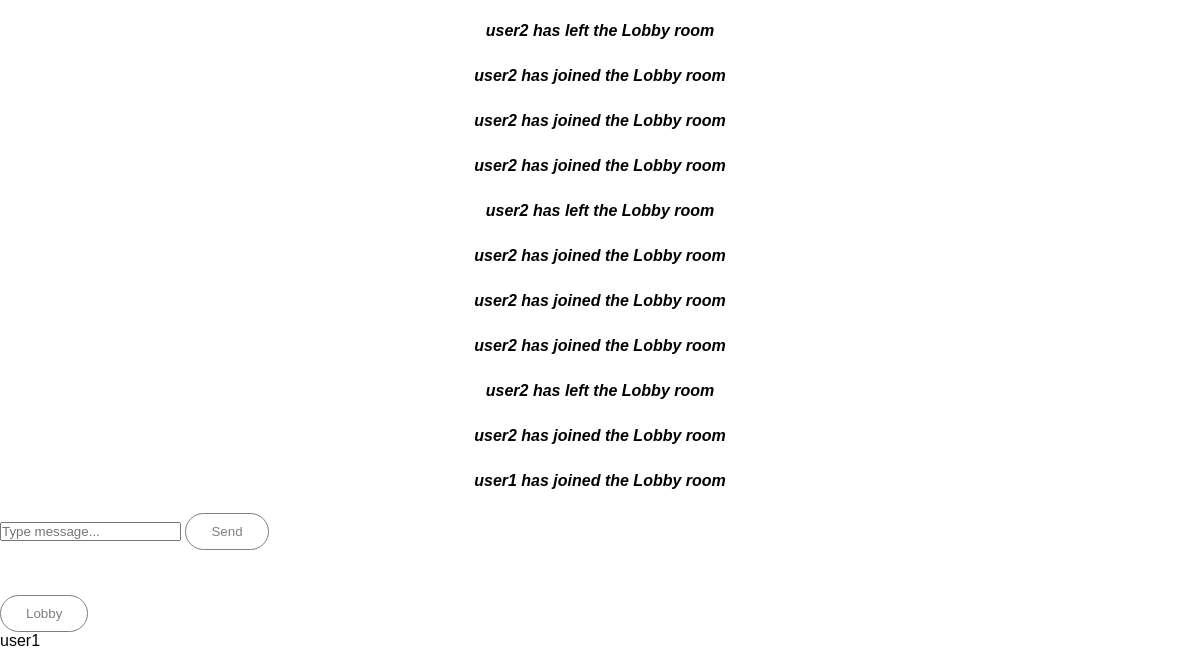
Page /chat (signed in, lower part) on the earlier database version.
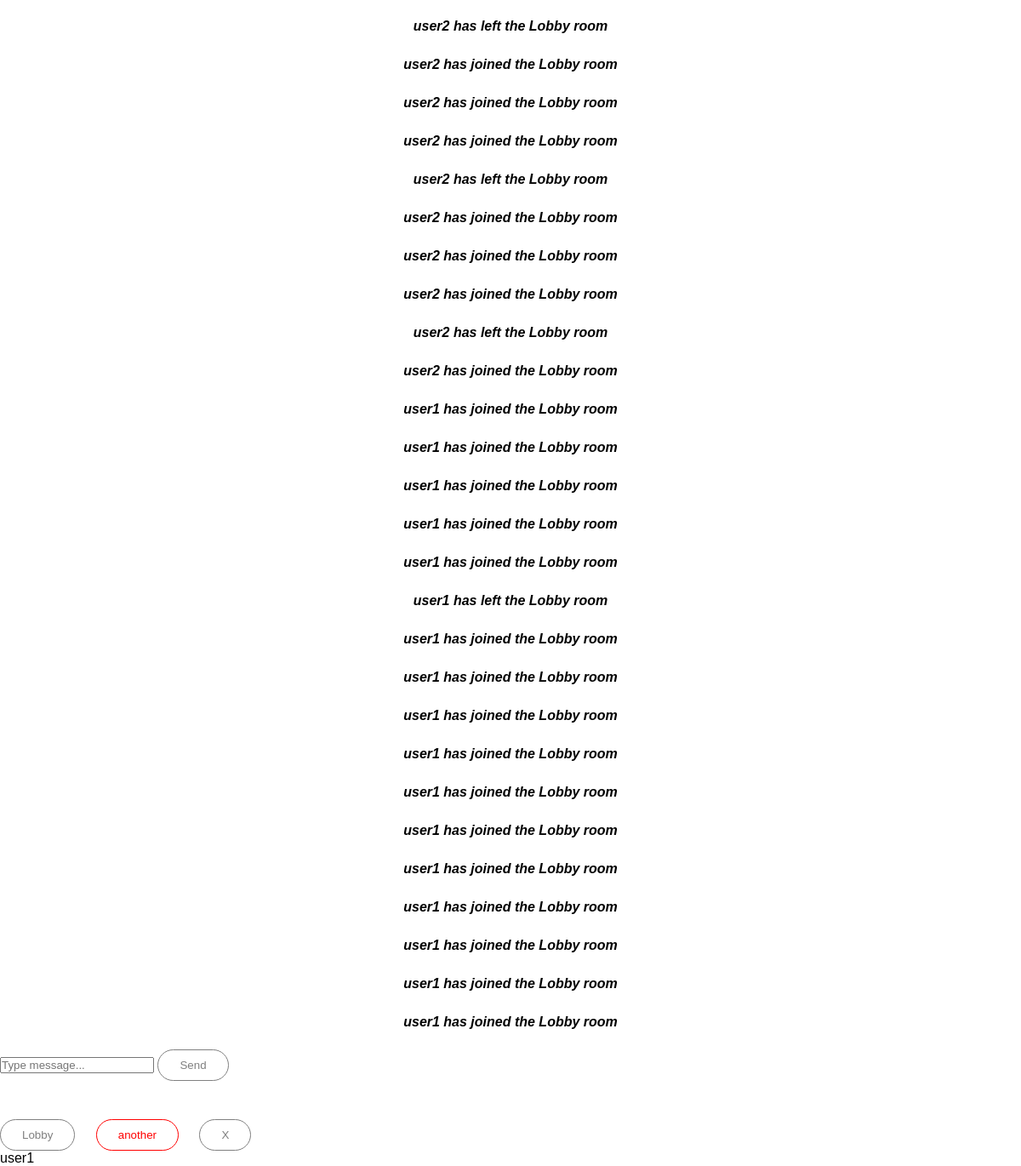
Same page on the later database version.
### app/models.py (models this page shows)
class Message(db.Model):
    __tablename__ = "message"
    id = db.Column(db.Integer, primary_key=True)
    room_id = db.Column(db.Integer, db.ForeignKey('room.id'))
    author = db.Column(db.String(80), db.ForeignKey('user.username'))
    content = db.Column(db.String(500))
    receivers = db.relationship('User', secondary=message_receivers, backref=db.backref('messages', lazy='dynamic'))
    is_system_message = db.Column(db.Boolean, default=False)

class Room(db.Model):
    __tablename__ = "room"
    id = db.Column(db.Integer, primary_key=True)
    room_name = db.Column(db.String(100))
    owner = db.Column(db.String(80), db.ForeignKey('user.username'))
    messages = db.relationship('Message')

class User(db.Model, UserMixin):
    __tablename__ = "user"
    id = db.Column(db.Integer, primary_key=True)
    username = db.Column(db.String(80))
    email = db.Column(db.String(100))
    password = db.Column(db.String(200))
    authored_messages = db.relationship('Message')
    owned_rooms = db.relationship('Room')
    rooms = db.relationship('Room', secondary=room_members, backref=db.backref('members', lazy='dynamic'))

### app/views.py (the view)
@views.route("/chat", methods=["GET", "POST"])
def chat():
    lobby_room = Room.query.filter_by(room_name="Lobby").first()
    if not lobby_room:
        lobby_room = Room(room_name="Lobby")
        db.session.add(lobby_room)
        for user in User.query.all():
            lobby_room.members.append(user)
        db.session.commit()
    elif current_user not in lobby_room.members:
        lobby_room.members.append(current_user)
        db.session.commit()
    elif len(lobby_room.messages) >= 100:
        db.session.delete(lobby_room.messages[0])
        db.session.commit()
    return render_template("chat.html", user=current_user, rooms=current_user.rooms, current_room=Room.query.filter_by(room_name=session["current_room"]).first())

### app/__init__.py (called while the page is built)
def create_app():
    app.config["SECRET_KEY"] = "secret!"
    app.config["SESSION_TYPE"] = "filesystem"
    app.config["SQLALCHEMY_DATABASE_URI"] = f"sqlite:///{DB_NAME}"
    login_manager = LoginManager()
    login_manager.init_app(app)
    Session(app)
    @login_manager.user_loader
    def load_user(id):
        return User.query.get(int(id))
    db.init_app(app)
    from .application import socketio
    from .views import views
    from .auth import auth
    app.register_blueprint(views, url_prefix="/")
    app.register_blueprint(auth, url_prefix="/")
    create_database(app)
    return socketio, app

### app/templates/chat.html (shortened to what this page needs)
{% extends "base.html" %} {% block title %} Chat {% endblock %}
{% from 'field-macro.html' import displayField %}
{% block content %}
<head>
</head>
<div class="container">
        <div style="color: black;" id="display-message-section">
            {% for message in current_room.messages %}
                {% if message in user.messages %}
                    {% if message.is_system_message %}
                        <p><i><b>{{ message.content }}</b></i></p>
                    {% else %}
                        {% if message.author == user.username %}
                            <p style="color: red;">{{ message.author }}: {{ message.content }}</p>
                        {% else %}
                            <p>{{ message.author }}: {{ message.content }}</p>
                        {% endif %}
                    {% endif %}
                {% endif %}
            {% endfor %}
        </div>
        <div id="input-area">
            <input type="text" id="user_message" placeholder="Type message..." autocomplete="off">
            <button class="send-button" type="button" id="send_message">Send</button>
        </div>
        <div id="room-section">
            <p style="color: white;" >Rooms</p>
            {% for room in rooms %}
                {% if room.owner == user.username %}
                    <button style="color: red;" class="select-room" type="button">{{room.room_name}}</button>
                    <button onclick="deleteRoom('{{room.room_name}}')">X</button>
                {% else %}
                    <button class="select-room" type="button">{{room.room_name}}</button>
                {% endif %}
            {% endfor %}
        </div>
        <div style="color: black;" id="get-username">{{user.username}}</div>
</div>
{% endblock %}

### app/templates/base.html (shortened to what this page needs)
<!DOCTYPE html>
<html lang="en">
    <head>
        <link rel="stylesheet" href="../static/css/style.css">
        <link rel="stylesheet" href="../static/css/all.min.css">
    </head>
    <body>
        <div class="hero">
            <div class="content">
                {% block content %} {% endblock %}
            </div>
        </div>
    </body>
</html>

### app/static/css/style.css (style rules this page uses)
* { margin: 0; padding: 0; font-family: sans-serif; }
.hero { width: 100%; height: 100vh; }
.content p { margin-bottom: 20px; font-weight: 100; line-height: 25px; text-align: center; }
button { margin-right: 20px; color: rgba(128,128,128); padding: 10px 25px; background: transparent; border: 1px solid; border-radius: 20px; outline: none; cursor: pointer; transition: 0.5s; }

Differences in the rows shown:
added Message: content "user1 has joined the Lobby room"
added Message: content "user1 has joined the Lobby room"
added Message: content "user1 has joined the Lobby room"
added Message: content "user1 has joined the Lobby room"
added Message: content "user1 has left the Lobby room"
added Message: content "user1 has joined the Lobby room"
added Message: content "user1 has joined the Lobby room"
added Message: content "user1 has joined the Lobby room"
added Message: content "user1 has joined the Lobby room"
added Message: content "user1 has joined the Lobby room"
added Message: content "user1 has joined the Lobby room"
added Message: content "user1 has joined the Lobby room"
added Message: content "user1 has joined the Lobby room"
added Message: content "user1 has joined the Lobby room"
added Message: content "user1 has joined the Lobby room"
added Message: content "user1 has joined the Lobby room"
added Room: room_name "another"
